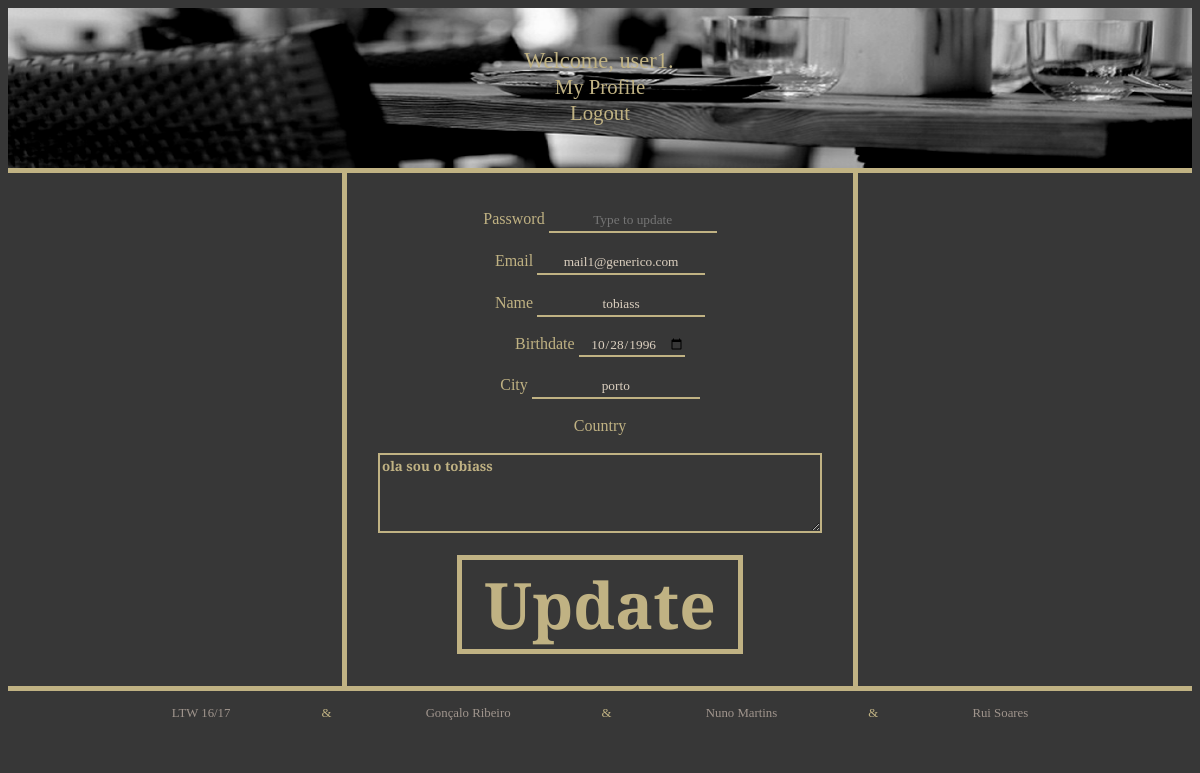
Before: /profile_edit.php (signed in) with the older database file.
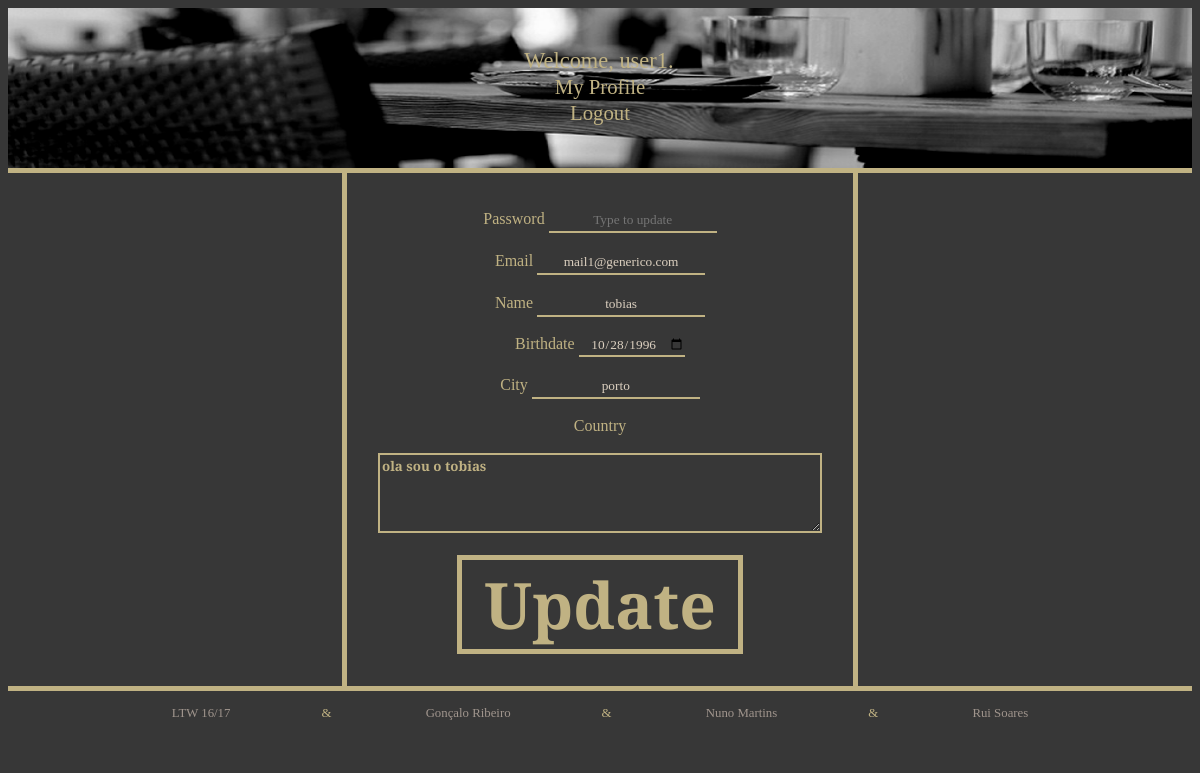
After: the same page with the newer database file.
### tables this page shows
CREATE TABLE account(
	username VARCHAR(16) PRIMARY KEY NOT NULL,
	password VARCHAR(33) NOT NULL,
	email VARCHAR(254),
	name VARCHAR(100),
	birth DATE,
	city VARCHAR(50),
	country VARCHAR(50),
	description VARCHAR(256),
	type VARCHAR(10)
);

### profile_edit.php (called while the page is built)
<?php
include('./pageLayout/head.php');
include('./pageLayout/pageHeader.php');
include('./pageLayout/profile_edit_body.php');
include('./pageLayout/about.php');
include('./pageLayout/footer.php');
?>

### php/users.php (called while the page is built, shortened)
<?php
    function getUser($dbh,$user){
        $stmt = $dbh->prepare('SELECT * FROM account WHERE username = ?');
        $stmt->execute(array($user));
        return $stmt->fetch();
    }
?>

### pageLayout/profile_edit_body.php (the view)
<div id="register_body">
	<div id="register_area">
        <?php
            include_once('./php/connectdb.php');
            include_once('./php/users.php');
            $dbh = connectdb('./database/database.db');
            $user = getUser($dbh,$_SESSION['username']);
        ?>
        <form id="edit_user" action="php/updateUser.php" method="post">
                <br><br>
                <label >Password</label>
				<input id="input" name="password_input" type="password" placeholder="Type to update" value="">
                <br><br>
                <label >Email</label>
				<input id="input" name="email_input" type="text" value="<?php echo $user['email']; ?>">
                <br><br>
                <label >Name</label>
				<input id="input" name="name_input" type="text" value="<?php echo $user['name']; ?>">
                <br><br>
                <label >Birthdate</label>
				<input id="input" name="birth_input" type="date" value="<?php echo $user['birth']; ?>">
                <br><br>
                <label >City</label>
				<input id="input" name="city_input" type="text" value="<?php echo $user['city']; ?>">
                <br><br>
                <label >Country</label>
                <br><br>
                <textarea id="description_area" rows="4" cols="50" name="description_input" form="edit_user"><?php echo $user['description'] ?></textarea>
                <br><br>
                <input id="submit_btn" type="submit" value=" Update ">
        </form>
    </div>
</div>

### pageLayout/head.php (shortened to what this page needs)
<!DOCTYPE html>
<html>
	<head>
		<link rel="stylesheet" href="./stylesheets/mainBody.css">
		<link rel="stylesheet" href="./stylesheets/registerBody.css">
		<link rel="stylesheet" href="./stylesheets/pageHeader.css">
		<link rel="stylesheet" href="./stylesheets/about.css">
		<link rel="stylesheet" href="./stylesheets/profileBody.css">
		<link rel="stylesheet" href="./stylesheets/restaurantBody.css">
	</head>
	<body>

### pageLayout/pageHeader.php
<div id="page_header">
	<a href="index.php">
		<div id="stock_img">
			<img src="./resources/restaurant_stock.jpg" />
		</div>
	</a>
	<div id="login_area">
		<?php if(!isset($_SESSION['username'])):?>
		<form action="php/login.php" method="post">
			<div id="usernameThings" />
				<label id="username_label">Username</label>
				<input id="username_input" name="username_input" type="text" required>
			</div>
			<div id="passwordThings" />
				<label id="password_label">Password</label>
				<input id="password_input" name="password_input" type="password" required>
			</div>
			<?php if(isset($_GET['invalidacc'])): ?>
			<label id="incorrect">Incorrect username/password</label><br>
			<?php endif;?>
			<input id="login_btn" type="submit" value="Login">
		</form>
		<input id="register_btn" type="button" onclick="window.location = 'register.php';" value="Register">
		<?php else:?>
		<form id="my_profile" action="profile.php<?php echo '?username=' . $_SESSION['username'];?>" method="post">
			<label id="user_name"><?php echo $_SESSION['username']; ?></label>
			<br>
			<input id="profile_btn" type="submit" value="My Profile">
		</form>
		<form action="php/logout.php" method="post">
			<input id="logout_btn" type="submit" value="Logout">
		</form>
		<?php endif;?>
	</div>
</div>

### pageLayout/about.php
<div id="about">
	<div id="aboutDiv">
		<p>LTW 16/17</p>
		<p>Gonçalo Ribeiro</p>
		<p>Nuno Martins</p>
		<p>Rui Soares</p>
	</div>
</div>

### pageLayout/footer.php
	</body>
</html>

### stylesheets/mainBody.css (style rules this page uses)
body { background-color: #373737; overflow:auto; }

### stylesheets/registerBody.css (style rules this page uses)
#register_area { height:100%; width:40%; min-width: 400px; padding-left: 1em; padding-right: 1em; margin:0 auto; color: #C0B283; background-color: #373737; font-family: 'Playfair Display', serif; border-right: 5px solid #C0B283; border-left: 5px solid #C0B283; text-align:center; }
#register_body { float: left; width: 100%; min-width: 1000px; height: 100%; border-bottom: 5px solid #C0B283; }
#input { border: 0px solid; height: 1.5em; text-align: center; font-family: 'Playfair Display', serif; border-bottom: 2px solid #C0B283; color: #DCD0C0; background:transparent; }
#submit_btn { position:relative; margin:0 auto; margin-bottom:0.5em; border-style:solid; border-width: 5px; background-color:inherit; font-family: inherit; font-size:4em; font-weight:bold; color: #C0B283; border-color: #C0B283; }

### stylesheets/pageHeader.css (style rules this page uses)
#page_header { float: left; height: 160px; width: 100%; min-width: 1000px; background-color: #373737; border-bottom: 5px solid #C0B283; }
#stock_img * { float: right; width: 100%; min-width:700px; height: 160px; background-color:lime; }
#login_area { position:relative; margin:0 auto; top:-7.5em; height: 6em; width:40%; text-align: center; font-family: 'Playfair Display', serif; }
#logout_btn { position:relative; border: 0; background-color:inherit; font-family: inherit; color: #C0B283; font-size:1.3em; }
#user_name { font-family: 'Playfair Display', serif; font-size: 1.4em; color: #C0B283; padding-right: 0.1em; }
#user_name:before { content:'Welcome, '; }
#user_name:after { content:'.'; }
#profile_btn { border: 0; background-color:inherit; font-family: inherit; color: #C0B283; font-size:1.3em; }

### stylesheets/about.css (style rules this page uses)
#about { width: 100%; height: 54px; display:inline-block; background-color: #373737; color: #A0958D; font-family: 'Playfair Display', serif; font-size: 0.8em; text-align: center; }
#aboutDiv { width: 100%; position: relative; top: 0.2em; }
#aboutDiv p { display: inline-block; height: 1.2em; padding: 0; margin-left: 0; margin-right: 0; }
#aboutDiv p:after { display:inline-block; content:'&'; width: 15em; height: 1.2em; font-style: bold; color: #C0B283; }
#aboutDiv p:last-child:after { display: none; }

### stylesheets/profileBody.css (style rules this page uses)
#description_area { background-color: #373737; outline:none; font-family: inherit; font-weight:bold; color: #C0B283; border-color:#C0B283; border-width:2px; }

Changed rows visible on the page:
changed account "mail1@generico.com": name_input "tobiass" → "tobias"; description_input "ola sou o tobiass" → "ola sou o tobias"
